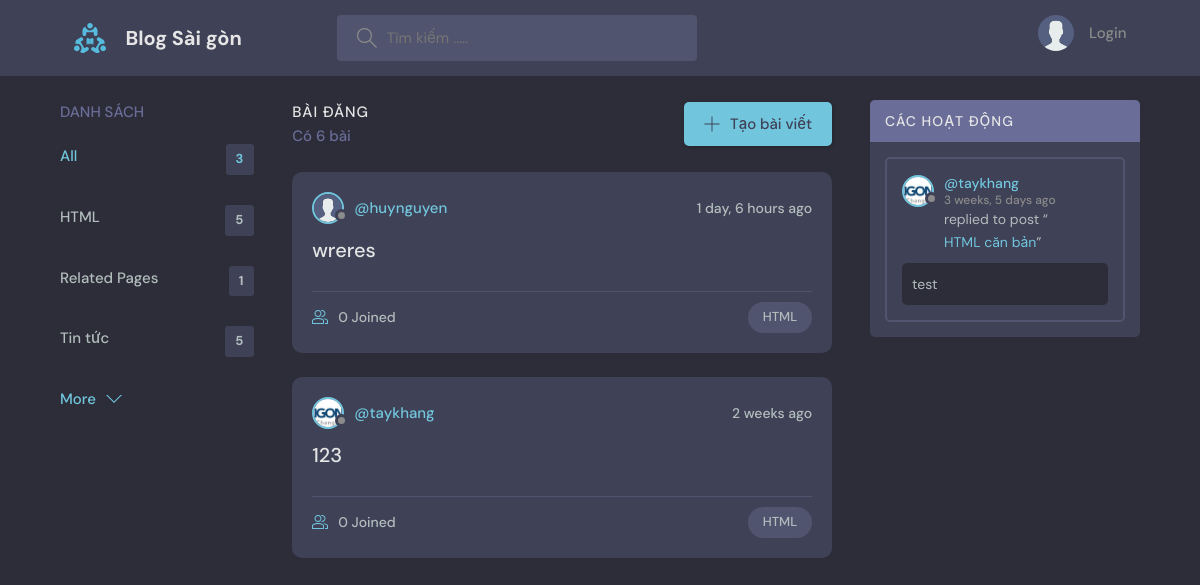
The app's page /?q=HTML with its own data.
### base/models.py (models this page shows, shortened)
class Topic(models.Model):
    name = models.CharField(max_length=200)

class Room(models.Model):
    host = models.ForeignKey(User, on_delete=models.SET_NULL, null=True)
    topic = models.ForeignKey(Topic, on_delete=models.SET_NULL, null=True)
    slug = models.SlugField(max_length=200, db_index=True, null=True, blank=True)
    name = models.CharField(max_length=200)
    description = HTMLField(null=True, blank=True)
    participants = models.ManyToManyField( User, related_name='participants', blank=True)
    updated = models.DateTimeField(auto_now=True)
    created = models.DateTimeField(auto_now_add=True)
    class Meta:
        ordering = ['-updated', '-created']
    def __str__(self):
        return self.name

class User(AbstractUser):
    name = models.CharField(max_length=200, null=True)
    email = models.EmailField(unique=True, null=True)
    bio = models.TextField(null=True)
    avatar = models.ImageField(null=True, default="avatar.svg")
    USERNAME_FIELD = 'email'
    REQUIRED_FIELDS = []

class Message(models.Model):
    user = models.ForeignKey(User, on_delete=models.CASCADE)
    room = models.ForeignKey(Room, on_delete=models.CASCADE)
    body = models.TextField()
    updated = models.DateTimeField(auto_now=True)
    created = models.DateTimeField(auto_now_add=True)
    class Meta:
        ordering = ['-updated', '-created']

### base/views.py (the view)
# urls.py: path('', views.home, name="home"),
def home(request):
    q = request.GET.get('q') if request.GET.get('q') != None else ''
    rooms = Room.objects.filter(
        Q(topic__name__icontains=q) |
        Q(name__icontains=q) |
        Q(description__icontains=q)
    )
    paginator = Paginator(rooms, 2)
    page = request.GET.get('page', 1)
    try:
        homePaginator = paginator.page(page)
    except PageNotAnInteger:
        homePaginator = paginator.page(1)
    except EmptyPage:
        homePaginator = paginator.page(paginator.num_pages)
    topics = Topic.objects.all()[0:5]
    room_count = rooms.count()
    room_messages = Message.objects.filter(
        Q(room__topic__name__icontains=q))[0:3]
    if(request.GET.get('limit')):
        messages.error(request, request.GET.get('mess'))
    context = {'rooms': rooms, 'topics': topics,
               'room_count': room_count, 'room_messages': room_messages, 'homePaginator':homePaginator}
    return render(request, 'base/home.html', context)

### base/templates/base/home.html (shortened to what this page needs)
{% extends 'main.html' %}
{% block content %}
<main class="layout layout--3">
  <div class="container">
    {% include 'base/topics_component.html' %}
    <div class="roomList">
      <div class="roomList__header">
        <div>
          <h2>Bài đăng</h2>
          <p>Có {{room_count}} bài</p>
        </div>
        <a class="btn btn--main" href="{% url 'create-room' %}">
          <svg version="1.1" xmlns="http://www.w3.org/2000/svg" width="32" height="32" viewBox="0 0 32 32">
            <title>add</title>
            <path
              d="M16.943 0.943h-1.885v14.115h-14.115v1.885h14.115v14.115h1.885v-14.115h14.115v-1.885h-14.115v-14.115z">
            </path>
          </svg>
          Tạo bài viết
        </a>
      </div>
      {% include 'base/feed_component.html' %}
    </div>
    {% include 'base/activity_component.html' %}
  </div>
</main>
{% endblock %}

### base/templates/base/topics_component.html
<div class="topics">
    <div class="topics__header">
        <h2>Danh sách</h2>
    </div>
    <ul class="topics__list">
        <li>
            <a href="{% url 'home' %}" class="active">All <span>{{topics.count}}</span></a>
        </li>
        {% for topic in topics %}
        <li>
            <a href="{% url 'home' %}?q={{topic.name}}">{{topic.name}}<span>{{topic.room_set.all.count}}</span></a>
        </li>
        {% endfor %}
    </ul>
    <a class="btn btn--link" href="{% url 'topics' %}">
        More
        <svg version="1.1" xmlns="http://www.w3.org/2000/svg" width="32" height="32" viewBox="0 0 32 32">
            <title>chevron-down</title>
            <path d="M16 21l-13-13h-3l16 16 16-16h-3l-13 13z"></path>
        </svg>
    </a>
</div>

### base/templates/base/feed_component.html (shortened to what this page needs)
<div class="infinite-container">
    {% for room in homePaginator %}
    <div class="roomListRoom infinite-item">
        <div class="roomListRoom__header">
            <a href="{% url 'user-profile' room.host.id %}" class="roomListRoom__author">
                <div class="avatar avatar--small">
                    <img src="{{room.host.avatar.url}}" />
                </div>
                <span>@{{room.host.username}}</span>
            </a>
            <div class="roomListRoom__actions">
                <span>{{room.created|timesince}} ago</span>
            </div>
        </div>
        <div class="roomListRoom__content">
            <a href="{% url 'room' room.id %}">{{room.name}}</a>
        </div>
        <div class="roomListRoom__meta">
            <a href="{% url 'room' room.id %}" class="roomListRoom__joined">
                {{room.participants.all.count}} Joined
            </a>
            <p class="roomListRoom__topic">{{room.topic.name}}</p>
        </div>
    </div>
    {% endfor %}
</div>

### base/templates/base/activity_component.html (shortened to what this page needs)
<div class="activities">
    <div class="activities__header">
        <h2>Các hoạt động</h2>
    </div>
    {% for message in room_messages %}
    <div class="activities__box">
        <div class="activities__boxHeader roomListRoom__header">
            <a href="{% url 'user-profile' message.user.id %}" class="roomListRoom__author">
                <div class="avatar avatar--small">
                    <img src="{{message.user.avatar.url}}" />
                </div>
                <p>
                    @{{message.user.username}}
                    <span>{{message.created|timesince}} ago</span>
                </p>
            </a>
        </div>
        <div class="activities__boxContent">
            <p>replied to post “<a href="{% url 'room' message.room.id %}">{{message.room}}</a>”</p>
            <div class="activities__boxRoomContent">{{message.body}}</div>
        </div>
    </div>
    {% endfor %}
</div>

### records on screen
Topic: name "HTML", room_set.all.count "5"
Topic: name "Related Pages", room_set.all.count "1"
Topic: name "Tin tức", room_set.all.count "5"
Room: host.avatar (placeholder picture), host.username "huynguyen", created "1 day, 6 hours", name "wreres", participants.all.count "0", topic.name "HTML"
Room: host.avatar (picture), host.username "taykhang", created "2 weeks", name "123", participants.all.count "0", topic.name "HTML"
Message: user.avatar (picture), user.username "taykhang", created "3 weeks, 5 days", room "HTML căn bản", body "test"

### other values on screen
{{ topics.count }} "3"
{{ room_count }} "6"
